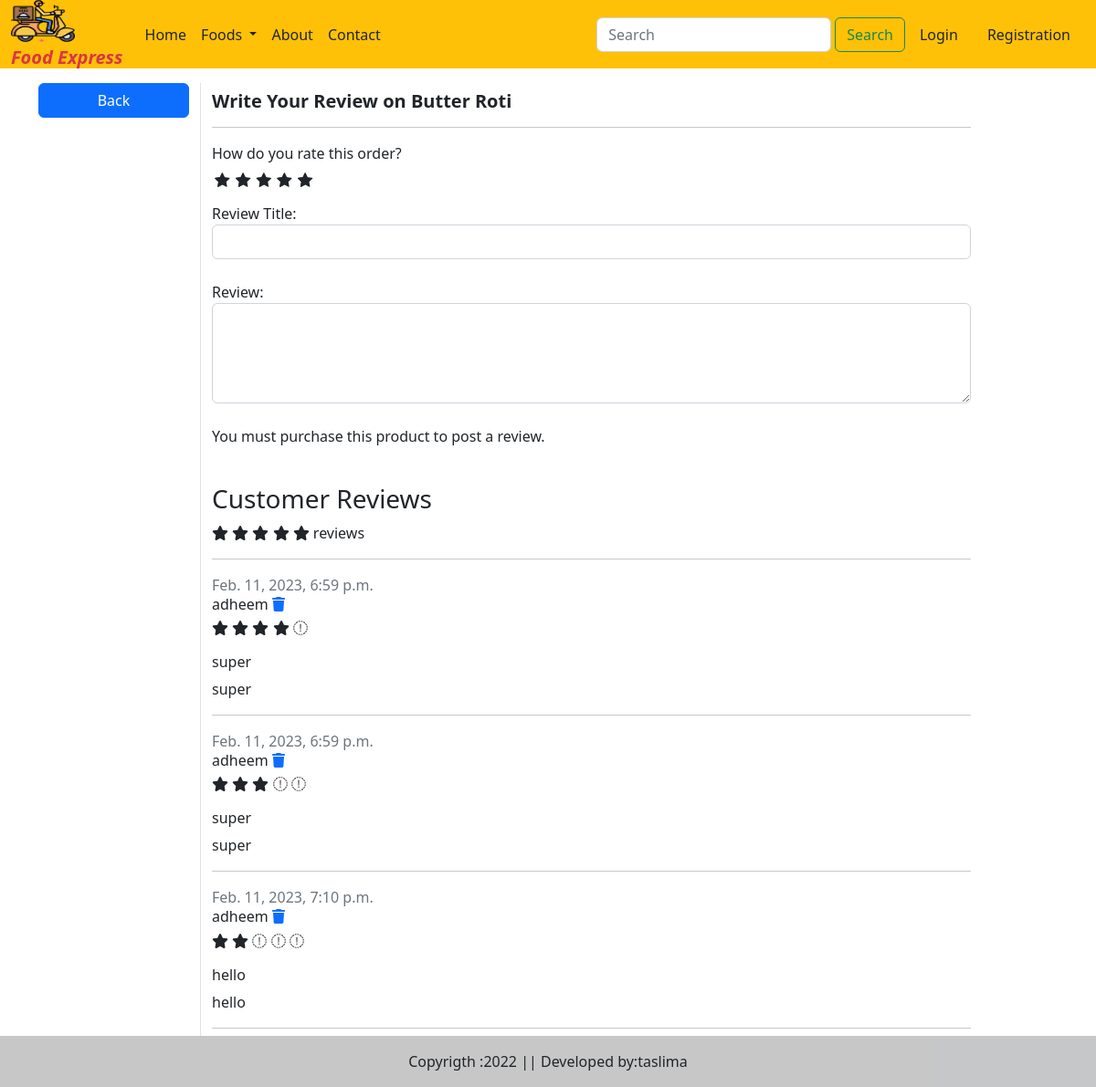
The page /submit_review/1/ on the database as committed earlier.
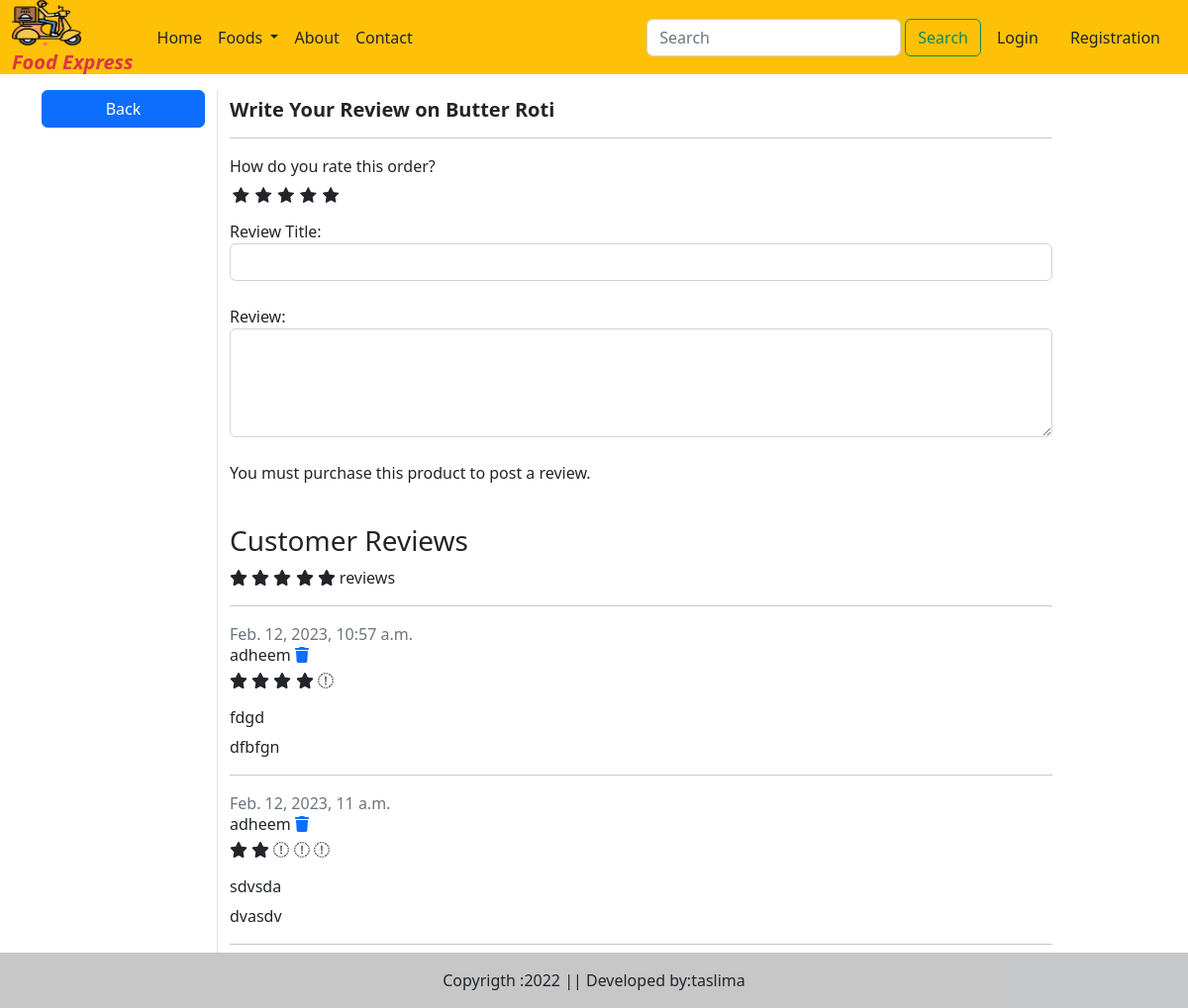
The same page on the database as committed later.
### myapp/models.py (models this page shows)
class ReviewRating(models.Model):
    user = models.ForeignKey(User, on_delete=models.CASCADE)
    product = models.ForeignKey(Food, on_delete=models.CASCADE)
    subject=models.CharField(max_length=100,blank=True)
    review=models.TextField(max_length=500,blank=True)
    rating = models.FloatField()
    ip=models.CharField(max_length=20,blank=True)
    status=models.BooleanField(default=True)
    created_at=models.DateTimeField(auto_now_add=True)
    updated_at=models.DateTimeField(auto_now=True)
    def __str__(self):
        return f"{self.subject}, {self.rating}"

### myapp/views.py (the view, shortened to what this page needs)
# urls.py: path('submit_review/<int:pk>/', views.submit_review, name='review'),
def submit_review(request, pk):
    if request.user.is_authenticated:
        totalitem=len(Cart.objects.filter(user=request.user))
    user=Food(request.user)
    product=Food.objects.get(pk=pk)
    review = ReviewRating.objects.filter(product=product)
    print(review)
    context={'product':product,'review':review}
    return render (request,"review.html",context)

### myapp/templates/review.html (shortened to what the changed rows need)
{% extends 'base.html' %}
{% load static %}
{% block main-content %}
<link rel="stylesheet" href="https://cdnjs.cloudflare.com/ajax/libs/font-awesome/4.7.0/css/font-awesome.min.css">
<link rel="stylesheet" href="{% static 'css/custom.css' %}"/>
<section class="section-content padding-y bg">
	<div class="container">
        <div class="row">
			<div class="col-md-9">
				<form action="{% url 'review' product.id %}" method="POST">
					<h5 class="fw-bold mt-4">Write Your Review on {{product.name}}</h5>
                    <hr>
					<div>
						<br>
<br>
						<br>
						<br>
					</div>
				</form>
<br>
<header class="section-heading">
	<h3>Customer Reviews </h3>
	<div class="rating-star">
	</div>
</header>
<hr>
{% for review in review %}
				<article class="box mb-3">
					<div class="icontext w-100">
						<div class="text">
							<span class="date text-muted float-md-right">{{review.updated_at}} </span>
							<h6 class="mb-1">{{review.user.username}} <a href="{% url 'review_delete' review.id %}" class="comfirm-delete"><i class="fas fa-trash"></i></a></h6>
							<div class="rating-star">
								<span>
									<i class="fa fa-star{% if review.rating == 0.5 %}-half-o{% elif review.rating < 1 %}-o {% endif %}" aria-hidden="true"></i>
									<i class="fa fa-star{% if review.rating == 1.5 %}-half-o{% elif review.rating < 2 %}-o {% endif %}" aria-hidden="true"></i>
									<i class="fa fa-star{% if review.rating == 2.5 %}-half-o{% elif review.rating < 3 %}-o {% endif %}" aria-hidden="true"></i>
									<i class="fa fa-star{% if review.rating == 3.5 %}-half-o{% elif review.rating < 4 %}-o {% endif %}" aria-hidden="true"></i>
									<i class="fa fa-star{% if review.rating == 4.5 %}-half-o{% elif review.rating < 5 %}-o {% endif %}" aria-hidden="true"></i>
								</span>
							</div>
						</div>
					</div>
					<div class="mt-3">
						<h6>{{review.subject}}</h6>
						<p>
							{{review.review}}
						</p>
					</div>
				</article>
				<hr>
{% endfor %}
			</div>
		</div>
        </div>
        </section>
{% endblock main-content %}

Rows that differ between the two databases and show on the page:
removed ReviewRating: updated_at "Feb. 11, 2023, 6:59 p.m.", user.username "adheem", rating 4 (drawn), subject "super", review "super"
removed ReviewRating: updated_at "Feb. 11, 2023, 6:59 p.m.", user.username "adheem", rating 3 (drawn), subject "super", review "super"
removed ReviewRating: updated_at "Feb. 11, 2023, 7:10 p.m.", user.username "adheem", rating 2.5 (drawn), subject "hello", review "hello"
added ReviewRating: updated_at "Feb. 12, 2023, 10:57 a.m.", user.username "adheem", rating 4 (drawn), subject "fdgd", review "dfbfgn"
added ReviewRating: updated_at "Feb. 12, 2023, 11 a.m.", user.username "adheem", rating 2.5 (drawn), subject "sdvsda", review "dvasdv"
